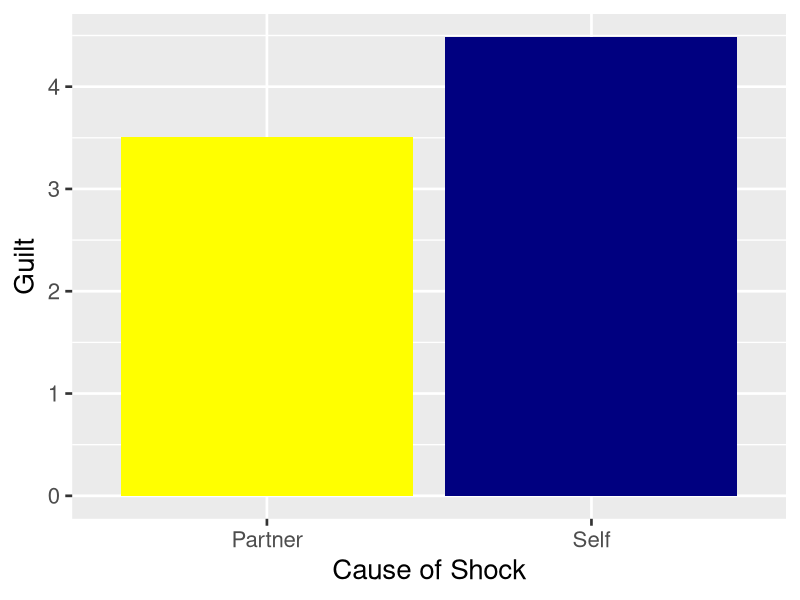
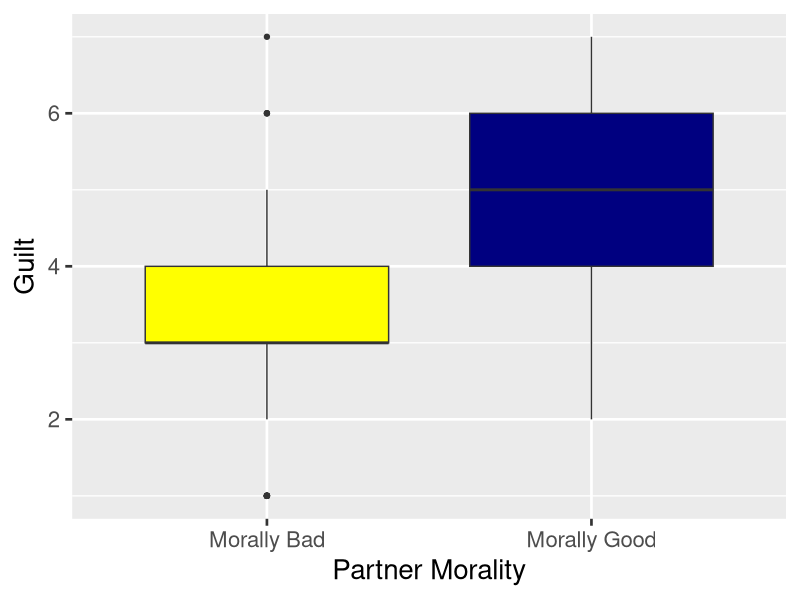
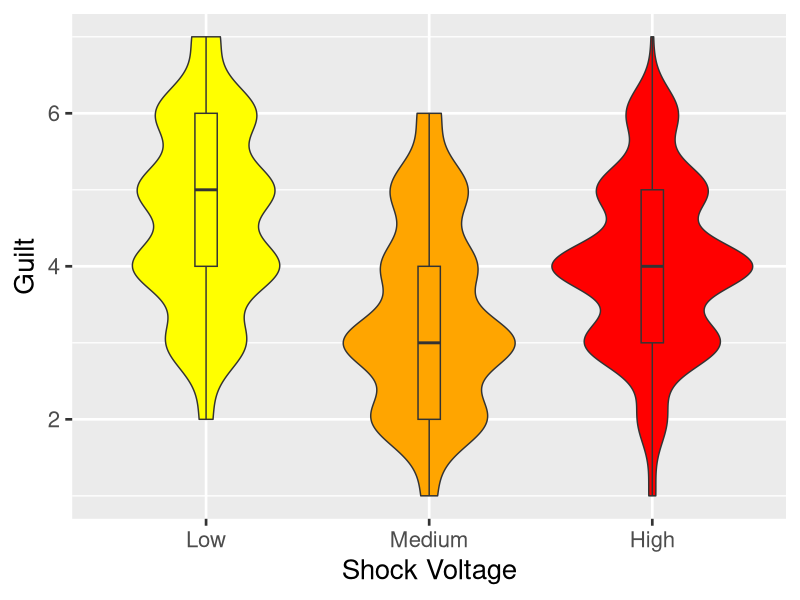
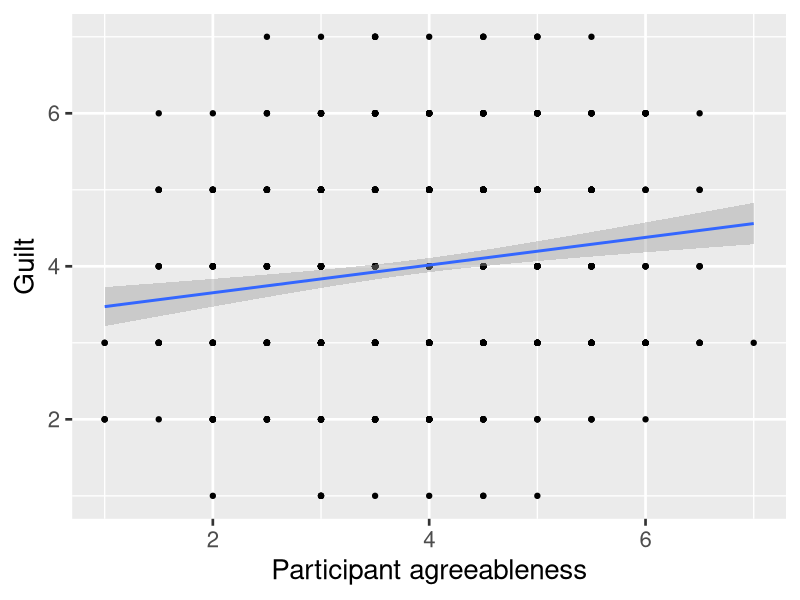
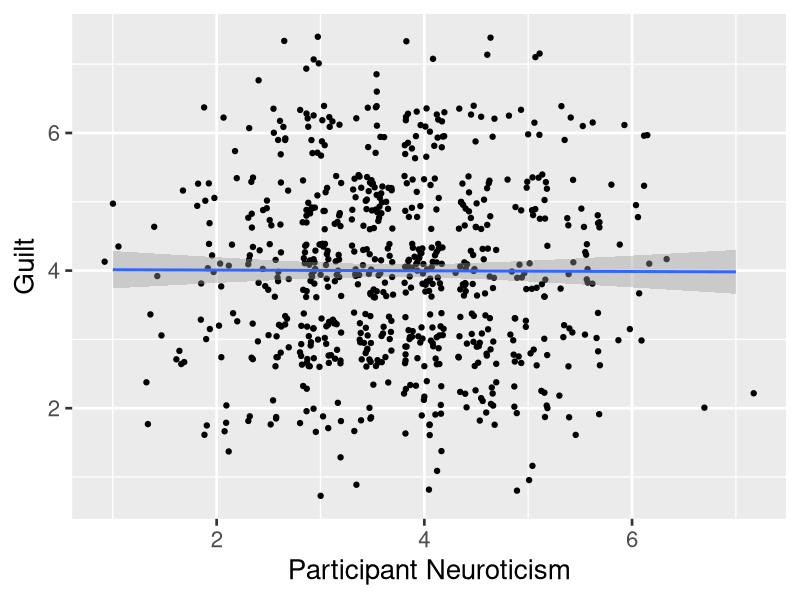
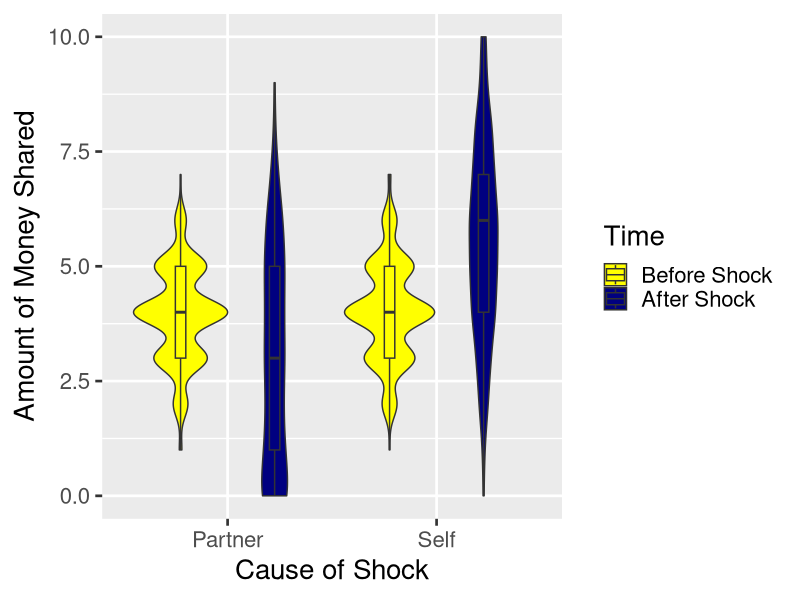

Recreate these plots in R, in order.
## ---- chunk 1
#DAN
#THINGS TO DO:
#1. Make sure everyone has processed data in the right place
#2. Make sure everyone downloads the data analysis primer
#3. Go to GitHub repo and enable pages for their project repository
#4. Make sure knit directory is set to project
#5. Make sure toc: true and toc_float: true are set up

knitr::opts_chunk$set(echo = TRUE)

library(reshape2)
library(ggplot2)

## ---- chunk 2

#Load in the data
data<-read.csv("Week 3/Processed Data/Week 3 PROCESSED.csv")

#Recode variables:
data$PIN<-as.factor(data$PIN)
data$sex<-as.factor(data$sex)
data$shock<-as.factor(data$shock)
data$shockCause<-as.factor(data$shockCause)
data$pMoral<-as.factor(data$pMoral)


## ---- chunk 3

c(summary(data$guilt),"SD"=sd(data$guilt,na.rm=T))

## ---- chunk 4

#Pre-shock:
c(summary(data$preShare),"SD"=sd(data$preShare,na.rm=T))

#Post-shock:
c(summary(data$postShare),"SD"=sd(data$postShare,na.rm=T))

## ---- chunk 5

#agreeableness:
c(summary(data$agree),"SD"=sd(data$agree,na.rm=T))

#Neuroticism:
#Pre-shock:
c(summary(data$neuro),"SD"=sd(data$neuro,na.rm=T))

## ---- chunk 6

#Run the t-test for prediction 1.1
p1.1<-t.test(data$guilt~data$shockCause)

#Output the result
p1.1

#Generate the graph
plot1.1<-ggplot(data=data,
                aes(x=shockCause,
                    y=guilt,
                    fill=shockCause)) +
  labs(x="Cause of Shock",
       y="Guilt") + 
  stat_summary(fun="mean",
               geom="bar",
               poistion="dodge") +
  stat_summary(fun.data="mean_cl_boot",
               geom="errorbar",
               position="dodge") +
  scale_x_discrete(labels=c("Partner", "Self")) +
  scale_fill_manual(values=c("yellow","navy"),
                    guide=F) +
  theme_grey(base_size=20)

#Output the graph
plot1.1

## ---- chunk 7

#Run the t-test for prediction 1.2
p1.2<-t.test(data$guilt~data$pMoral)

#Output the result
p1.2

#Generate the data
plot1.2<-ggplot(data=data,
                aes(x=pMoral,
                    y=guilt,
                    fill=pMoral))+
  labs(x="Partner Morality",
       y="Guilt")+
  scale_x_discrete(labels=c("Morally Bad","Morally Good"))+
  theme_grey(base_size=20)+
  guides(fill=F)+
  geom_boxplot()+
  scale_fill_manual(values=c("yellow","navy"))

#Output the graph
plot1.2

## ---- chunk 8

#Run the ANOVA for prediction 1.3
p1.3<-lm(guilt~shock,data=data)

#Output the result
anova(p1.3)

#Output the group means
tapply(data$guilt,data$shock,function(x) mean(x,na.rm=T))

#Generate the graph
plot1.3<-ggplot(data=data,
                aes(x=shock,
                    y=guilt,
                    fill=shock))+
  labs(x="Shock Voltage",
       y="Guilt")+
  scale_x_discrete(labels=c("Low","Medium","High"))+
  theme_grey(base_size=20)+
  guides(fill=F)+
  geom_violin(position=position_dodge(.9))+
  geom_boxplot(position=position_dodge(.9),
               width=.1)+
  scale_fill_manual(values=c("yellow","orange","red"))

#Output the graph
plot1.3
## ---- chunk 9

#Run the t-test for prediction 2
p2<-t.test(data$guilt~data$sex)

#Output the result
p2

## ---- chunk 10

#Run the correlation test for prediction 3
p3<-cor.test(data$agree,data$guilt)

#Output the result
p3

#Generate the graph
plot3<-ggplot(data=data,
aes(x=agree,
    y=guilt))+
  labs(x="Participant agreeableness",
       y="Guilt")+
  theme_grey(base_size=20)+
  geom_point()+
  geom_smooth(method="lm")

#Output the Graph
plot3
## ---- chunk 11

#Run the correlation test for prediction 4
p4<-cor.test(data$neuro,data$guilt)

#Output the result
p4

#Test predictions 3 and 4 in a regression:
guiltReg<-lm(guilt~neuro+agree,data=data)
summary(guiltReg)

#Generate the graph
plot4<-ggplot(data=data,
aes(x=neuro,
    y=guilt))+
  labs(x="Participant Neuroticism",
       y="Guilt")+
  theme_grey(base_size=20)+
  geom_jitter()+
  geom_smooth(method="lm")

#Output the Graph
plot4

## ---- chunk 12

#Melt the data for within-subjects analyses
dataMelt<-melt(data,
               measure.vars=c("preShare","postShare"),
               variable.name=c("prePost"),
               value.name=c("share"))

## ---- chunk 13

#Run the within-subjects ANOVA for p5.1
p5.1<-aov(share~prePost*shockCause+Error(PIN),data=dataMelt)

#Output the results:
summary(p5.1)

#Output means as a function of condition:
tapply(dataMelt$share,dataMelt[,c(23,20)],function(x) mean(x,na.rm=T))


#Generate the Graph
plot5.1<-ggplot(data=dataMelt,
                aes(x=shockCause,
                    y=share,
                    fill=prePost))+
  labs(x="Cause of Shock", y="Amount of Money Shared",fill="Time")+
  theme_grey(base_size=20)+
  scale_x_discrete(labels=c("Partner","Self"))+
  scale_fill_manual(values=c("yellow","navy"),
                             labels=c("Before Shock",
                                      "After Shock"))+
  geom_violin(position=position_dodge(.9))+
  geom_boxplot(position=position_dodge(.9),
               width=.1)


#Output the Graph
plot5.1
## ---- chunk 14

#Run the within-subjects ANOVA for p5.2
p5.2<-aov(share~prePost*pMoral+Error(PIN),data=dataMelt)

#Output the results:
summary(p5.2)

#Output means as a function of condition:
tapply(dataMelt$share,dataMelt[,c(23,21)],function(x) mean(x,na.rm=T))
## ---- chunk 15

#Run the within-subjects ANOVA for p5.3
p5.3<-aov(share~prePost*shock+Error(PIN),data=dataMelt)

#Output the results:
summary(p5.3)

#Output means as a function of condition:
tapply(dataMelt$share,dataMelt[,c(23,19)],function(x) mean(x,na.rm=T))
## ---- chunk 16

#Run the ANOVA to test prediction 6
p6<-aov(share~prePost*sex+Error(PIN),data=dataMelt)

#Output the results:
summary(p6)

#Output means as a function of condition and sex:
tapply(dataMelt$share,dataMelt[,c(23,2)],function(x) mean(x,na.rm=T))

## ---- chunk 17

#Run the correlation test for prediction 7
p7<-cor.test(data$agree,data$postShare)

#Output the result
p7

## ---- chunk 18

#Run the correlation test for prediction 8
p8<-cor.test(data$neuro,data$postShare)

#Output the result
p8

#Test predictions 7 and 8 in a regression:
genReg<-lm(postShare~neuro+agree,data=data)
summary(genReg)

